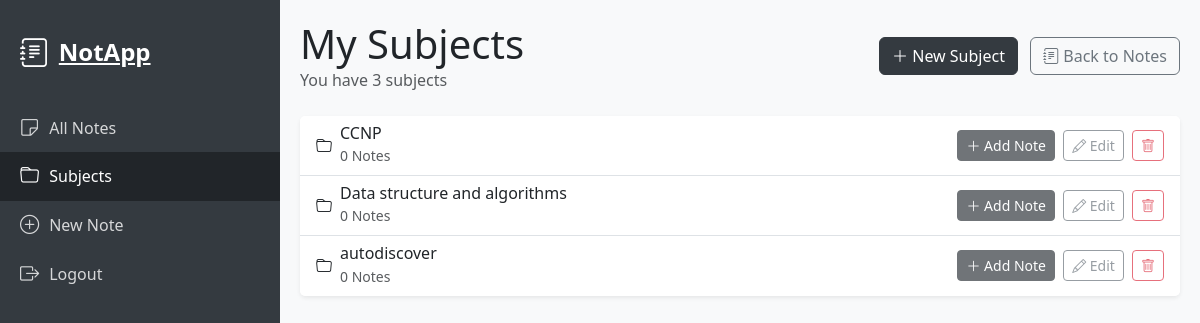
Page /subjects/ (signed in) on the committed database.
### notes/models.py (models this page shows, shortened)
class Subject(models.Model):
    name = models.CharField(max_length=100)
    description = models.TextField(blank=True)
    user = models.ForeignKey(User, on_delete=models.CASCADE, related_name='subjects', null=True)
    class Meta:
        ordering = ['name']
        constraints = [
            models.UniqueConstraint(
                fields=['name', 'user'],
                name='unique_subject_name_per_user'
            )
        ]

### notes/views.py (the view)
# urls.py: path('subjects/', views.subject_list, name='subject_list'),
@login_required
def subject_list(request):
	subjects = Subject.objects.filter(user=request.user)
	subject_note_counts = {}
	subject_preview_notes = {}
	for subject in subjects:
		notes = Note.objects.filter(user=request.user, subject=subject).order_by('-updated_at')
		subject_note_counts[subject.id] = notes.count()
		subject_preview_notes[subject.id] = notes[:3]  # Get up to 3 notes for preview
	return render(request, 'notes/subject_list.html', {
		'subjects': subjects,
		'subject_note_counts': subject_note_counts,
		'subject_preview_notes': subject_preview_notes
	})

### notes/templatetags/note_extras.py (called while the page is built)
@register.filter
def get_item(dictionary, key):
    if dictionary is None:
        return 0
    return dictionary.get(str(key) if isinstance(key, int) else key, 0)

### notes/templates/notes/subject_list.html (shortened to what this page needs)
{% extends 'notes/base.html' %}
{% load note_extras %}
{% block content %}
<div class="d-flex justify-content-between align-items-center mb-4">
  <div>
    <h1 class="mb-0">My Subjects</h1>
    {% if subjects %}
    <p class="text-muted mb-0">
      You have {{ subjects|length }} subject{% if subjects|length != 1 %}s{% endif %}
    </p>
    {% endif %}
  </div>
  <div>
    <a href="{% url 'subject_create' %}" class="btn btn-custom">
      <i class="bi bi-plus-lg"></i> New Subject
    </a>
    <a href="{% url 'note_list' %}" class="btn btn-outline-secondary ms-2">
      <i class="bi bi-journal-text"></i> Back to Notes
    </a>
  </div>
</div>
{% if subjects %}
<div class="card">
  <div class="list-group list-group-flush">
    {% for subject in subjects %}
    <div class="list-group-item position-relative">
      <a href="{% url 'subject_detail' subject.pk %}" class="text-decoration-none text-dark stretched-link">
        <div class="d-flex justify-content-between align-items-center">
          <div class="d-flex align-items-center">
            <i class="bi bi-folder me-2"></i>
            <div>
              <h6 class="mb-0">{{ subject.name }}</h6>
              {% with note_count=subject_note_counts|get_item:subject.id %}
              <small class="text-muted">{{ note_count }} Note{% if note_count != 1 %}s{% endif %}</small>
              {% endwith %}
            </div>
          </div>
          <div class="action-buttons" style="z-index: 2; position: relative;">
            <a href="{% url 'note_create' %}?subject={{ subject.pk }}" class="btn btn-sm btn-custom me-1">
              <i class="bi bi-plus-lg"></i> Add Note
            </a>
            <a href="{% url 'subject_edit' subject.pk %}" class="btn btn-sm btn-outline-secondary me-1">
              <i class="bi bi-pencil"></i> Edit
            </a>
            <a href="{% url 'subject_delete' subject.pk %}" class="btn btn-sm btn-outline-danger">
              <i class="bi bi-trash"></i>
            </a>
          </div>
        </div>
      </a>
    </div>
    {% endfor %}
  </div>
</div>
{% else %}
<div class="alert alert-info">
  <p class="mb-0">You don't have any subjects yet. Create one to organize your notes!</p>
</div>
{% endif %} {% endblock %}

### notes/templates/notes/base.html (shortened to what this page needs)
<!DOCTYPE html>
<html lang="en">
  <head>
    <link
      href="https://cdn.jsdelivr.net/npm/bootstrap@5.3.0/dist/css/bootstrap.min.css"
      rel="stylesheet"
    />
    <link
      rel="stylesheet"
      href="https://cdn.jsdelivr.net/npm/bootstrap-icons@1.7.2/font/bootstrap-icons.css"
    />
  </head>
  <body class="bg-light">
    <div class="sidebar" id="sidebar">
      <a href="{% url 'note_list' %}" class="sidebar-brand">
        <i class="bi bi-journal-text"></i> NotApp
      </a>
      <div class="sidebar-content">
        {% if user.is_authenticated %}
        <a
          href="{% url 'note_list' %}"
          class="sidebar-link {% if request.path == '/' %}active{% endif %}"
        >
          <i class="bi bi-sticky"></i> All Notes
        </a>
        <a
          href="{% url 'subject_list' %}"
          class="sidebar-link {% if '/subjects/' in request.path %}active{% endif %}"
        >
          <i class="bi bi-folder"></i> Subjects
        </a>
        <a
          href="{% url 'note_create' %}"
          class="sidebar-link {% if '/create/' in request.path %}active{% endif %}"
        >
          <i class="bi bi-plus-circle"></i> New Note
        </a>
        <a href="{% url 'logout' %}" class="sidebar-link">
          <i class="bi bi-box-arrow-right"></i> Logout
        </a>
        {% endif %}
      </div>
    </div>
    <div class="main-content" id="main-content">
      <div class="content-wrapper">
         {% block content %}{% endblock %}
      </div>
    </div>
  </body>
</html>

### notes/templates/notes/subject_list.html (style rules this page uses)
.list-group-item { transition: background-color 0.2s ease; }
.list-group-item .action-buttons { opacity: 0.7; transition: opacity 0.2s ease; }
.list-group-item a.stretched-link::after { z-index: 1; }
.list-group-item .btn { position: relative; z-index: 3; }

### notes/templates/notes/base.html (style rules this page uses)
:root { --primary-color: #343a40; --primary-hover: #212529; }
body { min-height: 100vh; overflow-x: hidden; }
.btn-custom { background-color: var(--primary-color); border-color: var(--primary-color); color: white; }
.sidebar { background-color: var(--primary-color); min-height: 100vh; width: 280px; position: fixed; top: 0; left: 0; z-index: 100; padding-top: 20px; transition: all 0.3s; }
.main-content { margin-left: 280px; transition: all 0.3s; width: calc(100% - 280px); }
.sidebar-link { color: rgba(255, 255, 255, 0.8); display: flex; align-items: center; padding: 10px 20px; text-decoration: none; transition: all 0.3s; }
.sidebar-link.active { color: white; background-color: var(--primary-hover); }
.sidebar-link i { margin-right: 10px; font-size: 1.2rem; }
.sidebar-brand { color: white; font-size: 1.5rem; font-weight: bold; padding: 10px 20px; margin-bottom: 20px; display: flex; align-items: center; }
.sidebar-brand i { margin-right: 10px; font-size: 1.8rem; }
.content-wrapper { padding: 20px; background-color: #f8f9fa; min-height: 100vh; }
.card { border: none; box-shadow: 0 0.125rem 0.25rem rgba(0, 0, 0, 0.075); }

### rows in the picture
Subject: name "CCNP", note_count "0"
Subject: name "Data structure and algorithms", note_count "0"
Subject: name "autodiscover", note_count "0"

### other values in the picture
{{ subjects|length }} "3"
